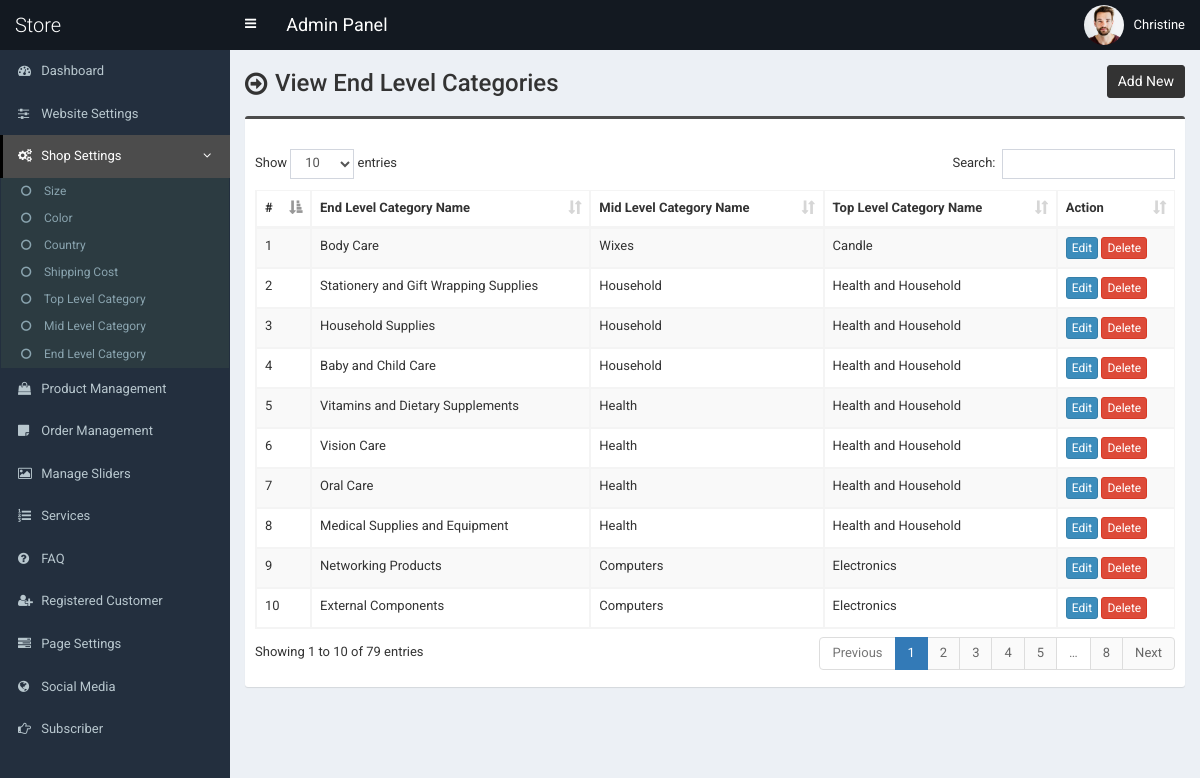
The app's page /admin/end-category.php (signed in) with its own data.
### tables this page shows
CREATE TABLE `tbl_end_category` (
  `ecat_id` int(11) NOT NULL,
  `ecat_name` varchar(255) NOT NULL,
  `mcat_id` int(11) NOT NULL
);

CREATE TABLE `tbl_mid_category` (
  `mcat_id` int(11) NOT NULL,
  `mcat_name` varchar(255) NOT NULL,
  `tcat_id` int(11) NOT NULL
);

CREATE TABLE `tbl_top_category` (
  `tcat_id` int(11) NOT NULL,
  `tcat_name` varchar(255) NOT NULL,
  `show_on_menu` int(1) NOT NULL
);

### admin/end-category.php (the view, shortened to what this page needs)
<?php require_once('header.php'); ?>
<section class="content-header">
	<div class="content-header-left">
		<h1>View End Level Categories</h1>
	</div>
	<div class="content-header-right">
		<a href="end-category-add.php" class="btn btn-primary btn-sm">Add New</a>
	</div>
</section>
<section class="content">
  <div class="row">
    <div class="col-md-12">
      <div class="box box-info">
        <div class="box-body table-responsive">
          <table id="example1" class="table table-bordered table-hover table-striped">
			<thead>
			    <tr>
			        <th>#</th>
			        <th>End Level Category Name</th>
                    <th>Mid Level Category Name</th>
                    <th>Top Level Category Name</th>
			        <th>Action</th>
			    </tr>
			</thead>
            <tbody>
            	<?php
            	$i=0;
            	$statement = $pdo->prepare("SELECT *
                                    FROM tbl_end_category t1
                                    JOIN tbl_mid_category t2
                                    ON t1.mcat_id = t2.mcat_id
                                    JOIN tbl_top_category t3
                                    ON t2.tcat_id = t3.tcat_id
                                    ORDER BY t1.ecat_id DESC
                                    ");
            	$statement->execute();
            	$result = $statement->fetchAll(PDO::FETCH_ASSOC);
            	foreach ($result as $row) {
            		$i++;
            		?>
					<tr>
	                    <td><?php echo $i; ?></td>
	                    <td><?php echo $row['ecat_name']; ?></td>
                        <td><?php echo $row['mcat_name']; ?></td>
                        <td><?php echo $row['tcat_name']; ?></td>
	                    <td>
	                        <a href="end-category-edit.php?id=<?php echo $row['ecat_id']; ?>" class="btn btn-primary btn-xs">Edit</a>
	                        <a href="#" class="btn btn-danger btn-xs" data-href="end-category-delete.php?id=<?php echo $row['ecat_id']; ?>" data-toggle="modal" data-target="#confirm-delete">Delete</a>
	                    </td>
	                </tr>
            		<?php
            	}
            	?>
            </tbody>
          </table>
        </div>
      </div>
</section>
<?php require_once('footer.php'); ?>

### admin/style.css (style rules this page uses)
body { font-size: 13px; font-family: "Roboto", sans-serif; }
.content-header > h1, .content-header .content-header-left h1 { font-family: "Roboto", sans-serif; }
.box-info { padding-top: 20px; }
.content-header { overflow: hidden; }
.content-header .content-header-left { float: left; padding-top: 5px; }
.content-header .content-header-right { float: right; }
.content-header .content-header-left h1 { margin-top: 0; margin-bottom: 0; padding-left: 30px; padding-bottom: 5px; font-size: 24px; position: relative; }
.content-header .content-header-left h1:before { position: absolute; top: 0; left: 0; font-family: "FontAwesome", sans-serif; font-size: 26px; content: "\f18e"; }
.content-header .content-header-right a { position: relative; font-size: 14px; }
.box.box-info { border-top-color: #4c4c4c; }
.content-header .content-header-right a { background-color: #333333; border-color: #333333; }

### records on screen
tbl_end_category: ecat_name "Body Care", mcat.mcat_name "Wixes", tbl_top_category.tcat_name "Candle"
tbl_end_category: ecat_name "Stationery and Gift Wrapping Supplies", mcat.mcat_name "Household", tbl_top_category.tcat_name "Health and Household"
tbl_end_category: ecat_name "Household Supplies", mcat.mcat_name "Household", tbl_top_category.tcat_name "Health and Household"
tbl_end_category: ecat_name "Baby and Child Care", mcat.mcat_name "Household", tbl_top_category.tcat_name "Health and Household"
tbl_end_category: ecat_name "Vitamins and Dietary Supplements", mcat.mcat_name "Health", tbl_top_category.tcat_name "Health and Household"
tbl_end_category: ecat_name "Vision Care", mcat.mcat_name "Health", tbl_top_category.tcat_name "Health and Household"
tbl_end_category: ecat_name "Oral Care", mcat.mcat_name "Health", tbl_top_category.tcat_name "Health and Household"
tbl_end_category: ecat_name "Medical Supplies and Equipment", mcat.mcat_name "Health", tbl_top_category.tcat_name "Health and Household"
tbl_end_category: ecat_name "Networking Products", mcat.mcat_name "Computers", tbl_top_category.tcat_name "Electronics"
tbl_end_category: ecat_name "External Components", mcat.mcat_name "Computers", tbl_top_category.tcat_name "Electronics"

### other values on screen
$_SESSION['user']['full_name'] "Christine"
